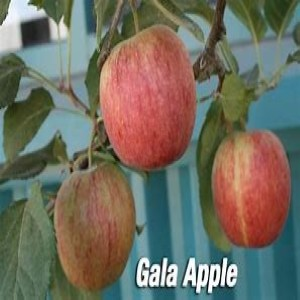
#> input picture report_validation_samples/apple_ripe_006.jpg, 300 x 300 px
$ python -i preprocessing.py   (imports and definitions only)
#> lines starting #> are read from the running program, lines starting #| are printed output that depends on the picture
"""Preprocessing: noise removal and contrast enhancement, applied to pixels only.

Deliberately kept separate from processing.py's frozen segmentation methods —
those specs are already locked in saved models/runs. This module is meant to
run BEFORE segmentation, as an optional, independently-toggleable step, so
existing reproducibility guarantees for hsv/otsu/kmeans/grabcut/watershed/
hybrid/hybrid_refined are untouched.
"""
from __future__ import annotations

import cv2
import numpy as np
from PIL import Image, ImageOps

PREPROCESS_SPEC = {
    "version": "median_denoise_percentile_stretch_v1",
    "denoise_method": "median",
    "median_kernel": 3,
    "gaussian_kernel": 3,
    "gaussian_sigma": 0.0,
    "stretch_low_percentile": 2.0,
    "stretch_high_percentile": 98.0,
    "stretch_channels": "per-channel RGB, independent percentiles",
    "flat_channel_policy": "channel left unchanged if low percentile == high percentile",
}


def denoise(rgb: np.ndarray, spec: dict) -> np.ndarray:
    if spec["denoise_method"] == "median":
        k = spec["median_kernel"]
        if k % 2 == 0 or k < 3:
            raise ValueError("median_kernel must be an odd integer >= 3")
        return cv2.medianBlur(rgb, k)
    if spec["denoise_method"] == "gaussian":
        k = spec["gaussian_kernel"]
        if k % 2 == 0 or k < 3:
            raise ValueError("gaussian_kernel must be an odd integer >= 3")
        return cv2.GaussianBlur(rgb, (k, k), spec["gaussian_sigma"])
    raise ValueError(f"Unsupported denoise_method: {spec['denoise_method']}")


def contrast_stretch(rgb: np.ndarray, spec: dict) -> np.ndarray:
    """Classic per-channel percentile linear stretch to the full 0-255 range."""
    out = rgb.astype(np.float32).copy()
    for c in range(3):
        channel = out[:, :, c]
        low, high = np.percentile(channel, [spec["stretch_low_percentile"], spec["stretch_high_percentile"]])
        if high <= low:
            continue  # near-constant channel; stretching would amplify noise, not signal
        out[:, :, c] = np.clip((channel-low) * (255.0/(high-low)), 0, 255)
    return out.astype(np.uint8)


def enhance(image: Image.Image, spec: dict | None = None) -> tuple[Image.Image, dict]:
    """Denoise then contrast-stretch. Returns the processed image and before/after stats."""
    spec = spec or PREPROCESS_SPEC
    rgb = np.asarray(ImageOps.exif_transpose(image).convert("RGB"), dtype=np.uint8)
    before_std = float(rgb.std())
    denoised = denoise(rgb, spec)
    stretched = contrast_stretch(denoised, spec)
    details = {
        "denoise_method": spec["denoise_method"],
        "std_before": before_std,
        "std_after_denoise": float(denoised.std()),
        "std_after_stretch": float(stretched.std()),
        "mean_absolute_change": float(np.abs(stretched.astype(np.int16)-rgb.astype(np.int16)).mean()),
    }
    return Image.fromarray(stretched), details

>>> from PIL import Image
>>> picture = Image.open('../../report_validation_samples/apple_ripe_006.jpg')
#> picture is the input picture: PIL image 300x300 RGB; mean R, G, B 113.1, 109.1, 96.2
>>> result = enhance(picture)
#> in enhance, `before_std = float(rgb.std())`: before_std = 46.53
#> in denoise, `return cv2.medianBlur(rgb, k)`:
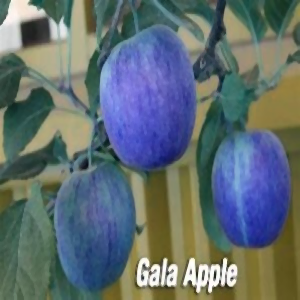
#> returned value: shape (300, 300, 3); mean of channels 0, 1, 2 113.3, 109.4, 96.5; drawn as B, G, R
#> the loop in contrast_stretch, `for c in range(3):` made 3 passes
#> (low, high) on passes 1 to 3: (32, 226), (49, 222), (29, 223)
#> pass 1, in contrast_stretch, `channel = out[:, :, c]`:
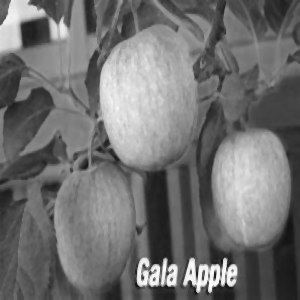
#> channel: shape (300, 300) float32; min 18, max 254, mean 113.3
#> pass 2, in contrast_stretch, `channel = out[:, :, c]`:
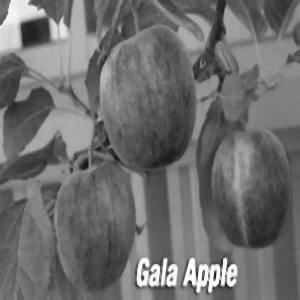
#> channel: shape (300, 300) float32; min 16, max 255, mean 109.4
#> pass 3, in contrast_stretch, `channel = out[:, :, c]`:
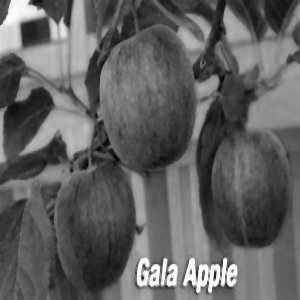
#> channel: shape (300, 300) float32; min 0, max 255, mean 96.5
#> after the loop in contrast_stretch, `for c in range(3):`:
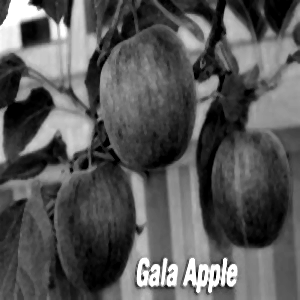
#> channel: shape (300, 300) float32; min 0, max 255, mean 88.2
#> after the loop in contrast_stretch, `for c in range(3):`:
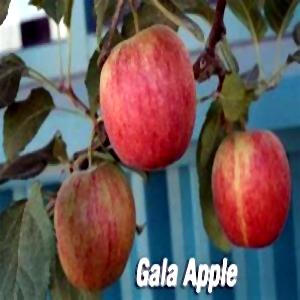
#> out: shape (300, 300, 3) float32; mean R, G, B 106.6, 88.6, 88.2
#> in contrast_stretch, `return out.astype(np.uint8)`:
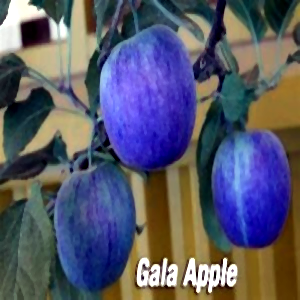
#> returned value: shape (300, 300, 3); mean of channels 0, 1, 2 106.1, 88.1, 87.7; drawn as B, G, R
#> in enhance, `details = { "denoise_method": spec["denoise_method"], "std_before": be..`: details = {'denoise_method': 'median', 'std_before': 46.53, 'std_after_denoise': 45.96, 'std_after_stretch': 60.35, 'mean_absolute_change': 17.28}

$ run again, on report_validation_samples/apple_unripe_005.jpg
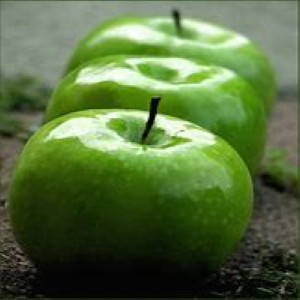
#> input picture report_validation_samples/apple_unripe_005.jpg, 300 x 300 px
#> picture is the input picture: PIL image 300x300 RGB; mean R, G, B 86.1, 109.7, 61.9
#> before_std = 66.2
#> the loop in contrast_stretch, `for c in range(3):` made 3 passes
#> (low, high) on passes 1 to 3: (4, 230), (4, 251), (1, 217)
#> after the loop in contrast_stretch, `for c in range(3):`:
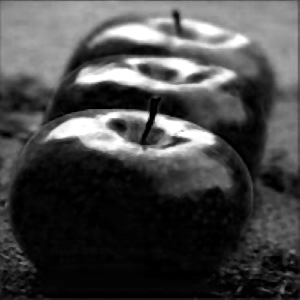
#> channel: shape (300, 300) float32; min 0, max 255, mean 71.6
#> in contrast_stretch, `return out.astype(np.uint8)`:
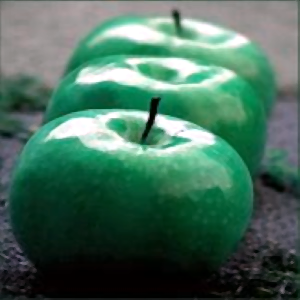
#> returned value: shape (300, 300, 3); mean of channels 0, 1, 2 92, 108.5, 71.1; drawn as B, G, R
#> details = {'denoise_method': 'median', 'std_before': 66.2, 'std_after_denoise': 66.06, 'std_after_stretch': 71.26, 'mean_absolute_change': 6.58}

$ run again, on report_validation_samples/banana_overripe_001.jpg
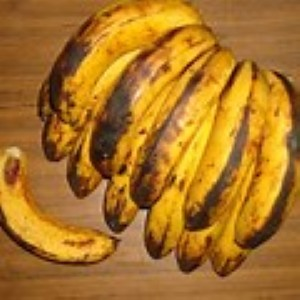
#> input picture report_validation_samples/banana_overripe_001.jpg, 300 x 300 px
#> picture is the input picture: PIL image 300x300 RGB; mean R, G, B 170.5, 115.9, 38.2
#> before_std = 68.1
#> the loop in contrast_stretch, `for c in range(3):` made 3 passes
#> (low, high) on passes 1 to 3: (64, 254), (30, 204), (0, 95)
#> after the loop in contrast_stretch, `for c in range(3):`:
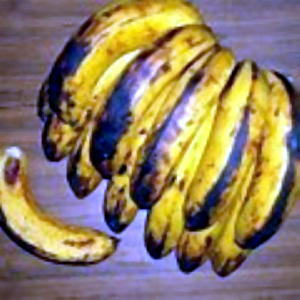
#> out: shape (300, 300, 3) float32; mean R, G, B 143.3, 126, 101.5
#> in contrast_stretch, `return out.astype(np.uint8)`:
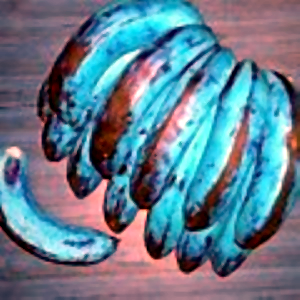
#> returned value: shape (300, 300, 3); mean of channels 0, 1, 2 142.8, 125.5, 101; drawn as B, G, R
#> details = {'denoise_method': 'median', 'std_before': 68.1, 'std_after_denoise': 67.9, 'std_after_stretch': 66.05, 'mean_absolute_change': 35.84}
